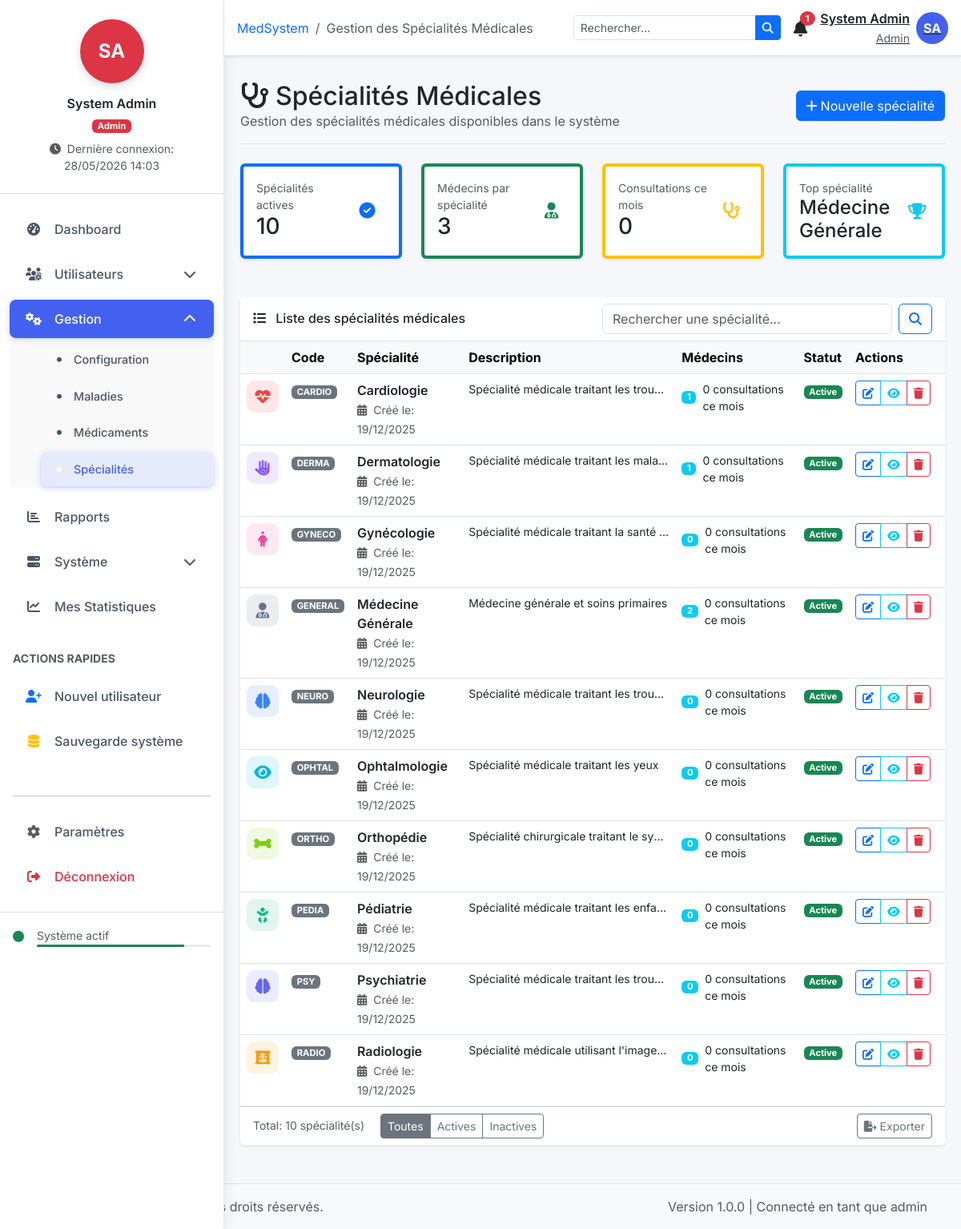
The page /admin/specialites.php (signed in) on the database its author committed.
### tables this page shows
CREATE TABLE `specialites` (
  `id` int(11) NOT NULL,
  `code` varchar(20) NOT NULL,
  `nom` varchar(100) NOT NULL,
  `description` text,
  `couleur` varchar(7) DEFAULT '#3b82f6',
  `icon` varchar(50) DEFAULT 'fas fa-stethoscope',
  `statut` enum('active','inactive') DEFAULT 'active',
  `date_creation` timestamp NOT NULL DEFAULT CURRENT_TIMESTAMP
);

### admin/specialites.php (the view, shortened to what the rows shown need)
<?php
require_once '../config/database.php';
require_once '../includes/header.php';
$action = $_GET['action'] ?? 'list';
$id = $_GET['id'] ?? null;
?>
<div class="d-flex justify-content-between flex-wrap flex-md-nowrap align-items-center py-3 mb-4 border-bottom">
    <div>
        <h1 class="h2 mb-0">
            <i class="fas fa-stethoscope me-2"></i>Spécialités Médicales
        </h1>
    </div>
</div>
<?php if ($action === 'add' || $action === 'edit'): ?>
<div class="row">
    <div class="col-lg-8 mx-auto">
        <div class="card shadow-sm border-0">
            <div class="card-header bg-white py-3">
                <h5 class="mb-0">
                    <i class="fas fa-<?php echo $action === 'add' ? 'plus' : 'edit'; ?> me-2"></i>
                    <?php echo $action === 'add' ? 'Ajouter une spécialité' : 'Modifier la spécialité'; ?>
                </h5>
            </div>
            <div class="card-body">
                <?php
                $specialite = null;
                if ($action === 'edit' && $id) {
                    $specialite = $pdo->prepare("SELECT * FROM specialites WHERE id = ?")->execute([$id])->fetch();
                    if (!$specialite) {
                        echo "<div class='alert alert-danger'>Spécialité non trouvée</div>";
                        require_once '../includes/footer.php';
                        exit();
                    }
                }
                ?>
                <form method="POST" id="specialiteForm">
                    <div class="row g-3">
                        <div class="col-md-6">
                            <label class="form-label">Code *</label>
                            <input type="text" class="form-control" name="code"
                                   value="<?php echo $specialite['code'] ?? ''; ?>"
                                   placeholder="Ex: CARDIO" required
                                   pattern="[A-Z0-9]+" maxlength="10">
                            <small class="text-muted">Code unique en majuscules (max 10 caractères)</small>
                        </div>
                        <div class="col-md-6">
                            <label class="form-label">Nom *</label>
                            <input type="text" class="form-control" name="nom"
                                   value="<?php echo $specialite['nom'] ?? ''; ?>"
                                   placeholder="Ex: Cardiologie" required>
                        </div>
                        <div class="col-12">
                            <label class="form-label">Description</label>
                            <textarea class="form-control" name="description" rows="3"
                                      placeholder="Description détaillée de la spécialité..."><?php echo $specialite['description'] ?? ''; ?></textarea>
                        </div>
                        <div class="col-md-6">
                            <label class="form-label">Couleur *</label>
                            <div class="input-group color-picker">
                                <input type="color" class="form-control form-control-color" name="couleur"
                                       value="<?php echo $specialite['couleur'] ?? '#4361ee'; ?>"
                                       title="Choisir une couleur">
                                <input type="text" class="form-control"
                                       value="<?php echo $specialite['couleur'] ?? '#4361ee'; ?>"
                                       readonly>
                            </div>
                        </div>
                        <div class="col-md-6">
                            <label class="form-label">Icône Font Awesome *</label>
                            <div class="input-group">
                                <span class="input-group-text">
                                    <i class="fas <?php echo $specialite['icon'] ?? 'fa-stethoscope'; ?>"></i>
                                </span>
                                <input type="text" class="form-control" name="icon"
                                       value="<?php echo $specialite['icon'] ?? 'fa-stethoscope'; ?>"
                                       placeholder="fa-stethoscope" required>
                            </div>
                            <small class="text-muted">
                                <a href="https://fontawesome.com/icons" target="_blank" class="text-decoration-none">
                                    <i class="fas fa-external-link-alt me-1"></i>Voir les icônes disponibles
                                </a>
                            </small>
                        </div>
                        <?php if ($action === 'edit'): ?>
                        <div class="col-md-6">
                            <label class="form-label">Statut *</label>
                            <select class="form-select" name="statut" required>
                                <option value="active" <?php echo ($specialite['statut'] ?? '') === 'active' ? 'selected' : ''; ?>>Active</option>
                                <option value="inactive" <?php echo ($specialite['statut'] ?? '') === 'inactive' ? 'selected' : ''; ?>>Inactive</option>
                            </select>
                        </div>
                        <div class="col-md-6">
                            <label class="form-label">Médecins associés</label>
                            <div class="form-control bg-light">
                                <?php
                                $doctorsCount = $pdo->prepare("
                                    SELECT COUNT(*) FROM docteur_specialite
                                    WHERE specialite_id = ?
                                ")->execute([$id])->fetchColumn();
                                ?>
                                <span class="badge bg-info"><?php echo $doctorsCount; ?> médecin(s)</span>
                                <?php if ($doctorsCount > 0): ?>
                                <button type="button" class="btn btn-sm btn-outline-info ms-2"
                                        onclick="showDoctors(<?php echo $id; ?>)">
                                    Voir la liste
                                </button>
                                <?php endif; ?>
                            </div>
                        </div>
                        <?php endif; ?>
                    </div>
                    <div class="mt-4 pt-3 border-top">
                        <button type="submit" class="btn btn-primary px-4">
                            <i class="fas fa-save me-1"></i>
                            <?php echo $action === 'add' ? 'Créer' : 'Modifier'; ?>
                        </button>
                        <a href="specialites.php" class="btn btn-secondary ms-2">Annuler</a>
                        <?php if ($action === 'edit'): ?>
                        <button type="button" class="btn btn-danger ms-2"
                                onclick="confirmDelete(<?php echo $specialite['id']; ?>)">
                            <i class="fas fa-trash me-1"></i>Supprimer
                        </button>
                        <?php endif; ?>
                    </div>
                </form>
            </div>
        </div>
    </div>
</div>
<?php else: ?>
<div class="card shadow-sm border-0">
    <div class="card-body p-0">
        <div class="table-responsive">
            <table class="table table-hover mb-0">
                <thead class="table-light">
                    <tr>
                        <th style="width: 50px;"></th>
                        <th>Code</th>
                        <th>Spécialité</th>
                        <th>Description</th>
                        <th>Médecins</th>
                        <th>Statut</th>
                        <th style="width: 120px;">Actions</th>
                    </tr>
                </thead>
                <tbody>
                    <?php
                    $sql = "SELECT s.*,
                                   (SELECT COUNT(*) FROM docteur_specialite WHERE specialite_id = s.id) as doctors_count,
                                   (SELECT COUNT(*) FROM consultations c
                                    JOIN utilisateurs u ON c.docteur_id = u.id
                                    JOIN docteur_specialite ds ON u.id = ds.docteur_id
                                    WHERE ds.specialite_id = s.id
                                    AND MONTH(c.date_consultation) = MONTH(CURDATE())) as monthly_consultations
                            FROM specialites s
                            WHERE 1=1";
                    $params = [];
                    $sql .= " ORDER BY s.nom";
                    $stmt = $pdo->prepare($sql);
                    $stmt->execute($params);
                    $specialites = $stmt->fetchAll();
                    if (empty($specialites)): ?>
                    <tr>
                        <td colspan="7" class="text-center py-5">
                            <div class="empty-state">
                                <i class="fas fa-stethoscope fa-3x text-muted mb-3"></i>
                                <h5 class="text-muted">Aucune spécialité trouvée</h5>
                                <p class="text-muted mb-4">Commencez par ajouter votre première spécialité médicale</p>
                                <button type="button" class="btn btn-primary" data-bs-toggle="modal" data-bs-target="#addSpecialiteModal">
                                    <i class="fas fa-plus me-1"></i>Ajouter une spécialité
                                </button>
                            </div>
                        </td>
                    </tr>
                    <?php else:
                        foreach ($specialites as $spec):
                            $color = $spec['couleur'] ?: '#4361ee';
                            $icon = $spec['icon'] ?: 'fa-stethoscope';
                    ?>
                    <tr>
                        <td>
                            <div class="specialite-icon" style="background-color: <?php echo $color; ?>20; color: <?php echo $color; ?>;">
                                <i class="fas <?php echo $icon; ?>"></i>
                            </div>
                        </td>
                        <td>
                            <span class="badge bg-secondary"><?php echo $spec['code']; ?></span>
                        </td>
                        <td>
                            <div class="fw-semibold"><?php echo $spec['nom']; ?></div>
                            <small class="text-muted">
                                <i class="fas fa-calendar-alt me-1"></i>
                                Créé le: <?php echo formatDate($spec['date_creation'], 'd/m/Y'); ?>
                            </small>
                        </td>
                        <td>
                            <?php if ($spec['description']): ?>
                            <span class="small text-truncate d-block" style="max-width: 250px;"
                                  title="<?php echo htmlspecialchars($spec['description']); ?>">
                                <?php echo substr($spec['description'], 0, 80); ?>
                            </span>
                            <?php else: ?>
                            <span class="text-muted small">Aucune description</span>
                            <?php endif; ?>
                        </td>
                        <td>
                            <div class="d-flex align-items-center">
                                <span class="badge bg-info me-2"><?php echo $spec['doctors_count']; ?></span>
                                <div>
                                    <div class="small"><?php echo $spec['monthly_consultations']; ?> consultations ce mois</div>
                                </div>
                            </div>
                        </td>
                        <td>
                            <?php if ($spec['statut'] === 'active'): ?>
                            <span class="badge bg-success">Active</span>
                            <?php else: ?>
                            <span class="badge bg-secondary">Inactive</span>
                            <?php endif; ?>
                        </td>
                        <td>
                            <div class="btn-group btn-group-sm">
                                <a href="?action=edit&id=<?php echo $spec['id']; ?>"
                                   class="btn btn-outline-primary" title="Modifier">
                                    <i class="fas fa-edit"></i>
                                </a>
                                <button type="button" class="btn btn-outline-info"
                                        onclick="showSpecialiteDetails(<?php echo $spec['id']; ?>)" title="Détails">
                                    <i class="fas fa-eye"></i>
                                </button>
                                <button type="button" class="btn btn-outline-danger"
                                        onclick="confirmDelete(<?php echo $spec['id']; ?>)" title="Supprimer">
                                    <i class="fas fa-trash"></i>
                                </button>
                            </div>
                        </td>
                    </tr>
                    <?php endforeach;
                    endif; ?>
                </tbody>
            </table>
        </div>
    </div>
</div>
<?php endif; ?>
<?php require_once '../includes/footer.php'; ?>

### rows shown on the page
specialites: code "CARDIO", nom "Cardiologie", date_creation "19/12/2025", description "Spécialité médicale traitant les trou…", doctors_count "1", monthly_consultations "0", statut "Active"
specialites: code "DERMA", nom "Dermatologie", date_creation "19/12/2025", description "Spécialité médicale traitant les mala…", doctors_count "1", monthly_consultations "0", statut "Active"
specialites: code "GYNECO", nom "Gynécologie", date_creation "19/12/2025", description "Spécialité médicale traitant la santé…", doctors_count "0", monthly_consultations "0", statut "Active"
specialites: code "GENERAL", nom "Médecine Générale", date_creation "19/12/2025", description "Médecine générale et soins primaires", doctors_count "2", monthly_consultations "0", statut "Active"
specialites: code "NEURO", nom "Neurologie", date_creation "19/12/2025", description "Spécialité médicale traitant les trou…", doctors_count "0", monthly_consultations "0", statut "Active"
specialites: code "OPHTAL", nom "Ophtalmologie", date_creation "19/12/2025", description "Spécialité médicale traitant les yeux", doctors_count "0", monthly_consultations "0", statut "Active"
specialites: code "ORTHO", nom "Orthopédie", date_creation "19/12/2025", description "Spécialité chirurgicale traitant le sy…", doctors_count "0", monthly_consultations "0", statut "Active"
specialites: code "PEDIA", nom "Pédiatrie", date_creation "19/12/2025", description "Spécialité médicale traitant les enfa…", doctors_count "0", monthly_consultations "0", statut "Active"
specialites: code "PSY", nom "Psychiatrie", date_creation "19/12/2025", description "Spécialité médicale traitant les trou…", doctors_count "0", monthly_consultations "0", statut "Active"
specialites: code "RADIO", nom "Radiologie", date_creation "19/12/2025", description "Spécialité médicale utilisant l'image…", doctors_count "0", monthly_consultations "0", statut "Active"

### other values the page prints
$initials "SA"
$_SESSION['prenom'] "System"
$_SESSION['nom'] "Admin"
$role "Admin"
$_SESSION['last_login'] "28/05/2026 14:03"
$menu['title'] "Dashboard"
$menu['title'] "Utilisateurs"
$menu['title'] "Gestion"
$subitem['title'] "Configuration"
$subitem['title'] "Maladies"
$subitem['title'] "Médicaments"
$subitem['title'] "Spécialités"
$menu['title'] "Rapports"
$menu['title'] "Système"
$menu['title'] "Mes Statistiques"
